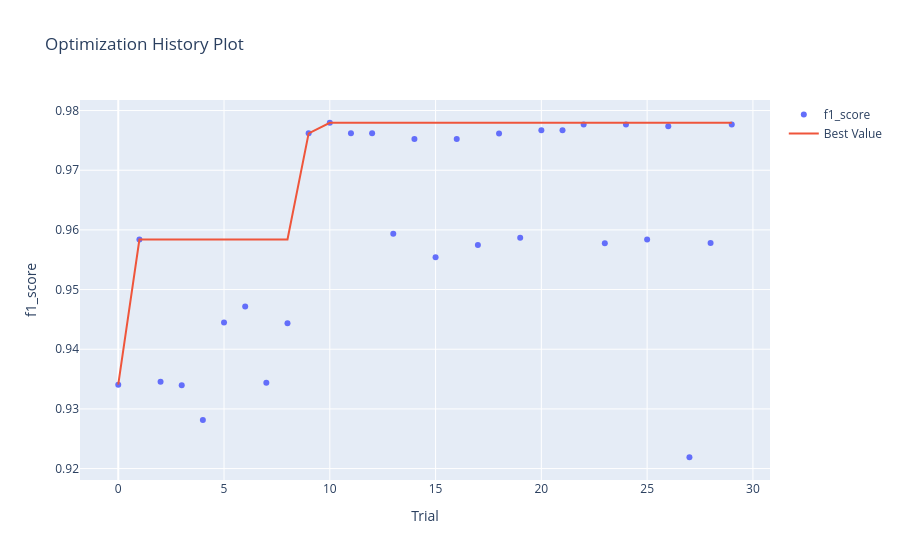

Notebook source saved alongside this figure:
### Code cell
optuna.visualization.plot_optimization_history(study, target_name="f1_score")

### Figure 1 — Plotly figure (JSON) as saved in the notebook; plotly's stock layout.template omitted (floating-point values rounded to 4 significant figures)
{"data": [{"mode": "markers", "name": "f1_score", "type": "scatter", "x": [0, 1, 2, 3, 4, 5, 6, 7, 8, 9, 10, 11, 12, 13, 14, 15, 16, 17, 18, 19, 20, 21, 22, 23, 24, 25, 26, 27, 28, 29], "y": [0.9341, 0.9584, 0.9346, 0.9339, 0.9282, 0.9445, 0.9472, 0.9344, 0.9443, 0.9762, 0.978, 0.9762, 0.9762, 0.9594, 0.9752, 0.9554, 0.9752, 0.9575, 0.9762, 0.9587, 0.9767, 0.9767, 0.9777, 0.9577, 0.9777, 0.9584, 0.9774, 0.9219, 0.9578, 0.9777]}, {"mode": "lines", "name": "Best Value", "type": "scatter", "x": [0, 1, 2, 3, 4, 5, 6, 7, 8, 9, 10, 11, 12, 13, 14, 15, 16, 17, 18, 19, 20, 21, 22, 23, 24, 25, 26, 27, 28, 29], "y": [0.9341, 0.9584, 0.9584, 0.9584, 0.9584, 0.9584, 0.9584, 0.9584, 0.9584, 0.9762, 0.978, 0.978, 0.978, 0.978, 0.978, 0.978, 0.978, 0.978, 0.978, 0.978, 0.978, 0.978, 0.978, 0.978, 0.978, 0.978, 0.978, 0.978, 0.978, 0.978]}, {"marker": {"color": "#cccccc"}, "mode": "markers", "name": "Infeasible Trial", "showlegend": false, "type": "scatter", "x": [], "y": []}], "layout": {"title": {"text": "Optimization History Plot"}, "xaxis": {"title": {"text": "Trial"}}, "yaxis": {"title": {"text": "f1_score"}}}}
